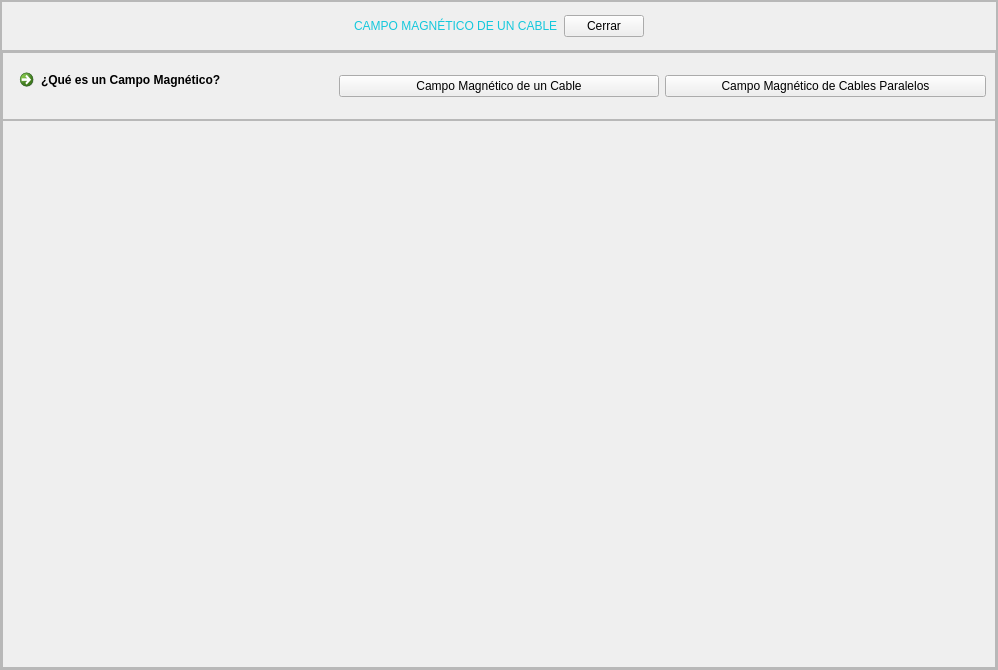
<?xml version="1.0" encoding="UTF-8"?>
<ui version="4.0">
 <class>MainWindow</class>
 <widget class="QMainWindow" name="MainWindow">
  <property name="geometry">
   <rect>
    <x>0</x>
    <y>0</y>
    <width>998</width>
    <height>670</height>
   </rect>
  </property>
  <property name="windowTitle">
   <string>MainWindow</string>
  </property>
  <widget class="QWidget" name="centralwidget">
   <layout class="QVBoxLayout" name="verticalLayout">
    <property name="spacing">
     <number>0</number>
    </property>
    <property name="leftMargin">
     <number>0</number>
    </property>
    <property name="topMargin">
     <number>0</number>
    </property>
    <property name="rightMargin">
     <number>0</number>
    </property>
    <property name="bottomMargin">
     <number>0</number>
    </property>
    <item>
     <widget class="QFrame" name="frame">
      <property name="frameShape">
       <enum>QFrame::StyledPanel</enum>
      </property>
      <property name="frameShadow">
       <enum>QFrame::Raised</enum>
      </property>
      <layout class="QVBoxLayout" name="verticalLayout_2" stretch="1,8">
       <property name="spacing">
        <number>0</number>
       </property>
       <property name="leftMargin">
        <number>0</number>
       </property>
       <property name="topMargin">
        <number>0</number>
       </property>
       <property name="rightMargin">
        <number>0</number>
       </property>
       <property name="bottomMargin">
        <number>0</number>
       </property>
       <item>
        <widget class="QFrame" name="frame_2">
         <property name="maximumSize">
          <size>
           <width>16777215</width>
           <height>50</height>
          </size>
         </property>
         <property name="styleSheet">
          <string notr="true">QLabel{
font: 87 12pt &quot;Arial Black&quot;;
color: rgb(20, 200,220);
}

QPushButton{
	font: 10pt &quot;MS Shell Dlg 2&quot;;
}</string>
         </property>
         <property name="frameShape">
          <enum>QFrame::StyledPanel</enum>
         </property>
         <property name="frameShadow">
          <enum>QFrame::Raised</enum>
         </property>
         <layout class="QHBoxLayout" name="horizontalLayout">
          <item>
           <spacer name="horizontalSpacer">
            <property name="orientation">
             <enum>Qt::Horizontal</enum>
            </property>
            <property name="sizeHint" stdset="0">
             <size>
              <width>261</width>
              <height>20</height>
             </size>
            </property>
           </spacer>
          </item>
          <item>
           <widget class="QLabel" name="label">
            <property name="text">
             <string>CAMPO MAGNÉTICO DE UN CABLE</string>
            </property>
           </widget>
          </item>
          <item>
           <widget class="QPushButton" name="button_cerrar">
            <property name="text">
             <string>Cerrar</string>
            </property>
           </widget>
          </item>
          <item>
           <spacer name="horizontalSpacer_2">
            <property name="orientation">
             <enum>Qt::Horizontal</enum>
            </property>
            <property name="sizeHint" stdset="0">
             <size>
              <width>261</width>
              <height>20</height>
             </size>
            </property>
           </spacer>
          </item>
         </layout>
        </widget>
       </item>
       <item>
        <widget class="QFrame" name="frame_3">
         <property name="frameShape">
          <enum>QFrame::StyledPanel</enum>
         </property>
         <property name="frameShadow">
          <enum>QFrame::Raised</enum>
         </property>
         <layout class="QVBoxLayout" name="verticalLayout_3" stretch="1,8">
          <property name="spacing">
           <number>0</number>
          </property>
          <property name="leftMargin">
           <number>0</number>
          </property>
          <property name="topMargin">
           <number>0</number>
          </property>
          <property name="rightMargin">
           <number>0</number>
          </property>
          <property name="bottomMargin">
           <number>0</number>
          </property>
          <item>
           <widget class="QFrame" name="frame_4">
            <property name="styleSheet">
             <string notr="true">QPushButton{
	font: 10pt &quot;MS Shell Dlg 2&quot;;
}</string>
            </property>
            <property name="frameShape">
             <enum>QFrame::StyledPanel</enum>
            </property>
            <property name="frameShadow">
             <enum>QFrame::Raised</enum>
            </property>
            <layout class="QHBoxLayout" name="horizontalLayout_2">
             <item>
              <widget class="QCommandLinkButton" name="link_Camp_Magne">
               <property name="text">
                <string>¿Qué es un Campo Magnético?</string>
               </property>
              </widget>
             </item>
             <item>
              <widget class="QPushButton" name="button_cable">
               <property name="text">
                <string>Campo Magnético de un Cable</string>
               </property>
              </widget>
             </item>
             <item>
              <widget class="QPushButton" name="button_cables">
               <property name="text">
                <string>Campo Magnético de Cables Paralelos</string>
               </property>
              </widget>
             </item>
            </layout>
           </widget>
          </item>
          <item>
           <widget class="QFrame" name="frame_5">
            <property name="frameShape">
             <enum>QFrame::StyledPanel</enum>
            </property>
            <property name="frameShadow">
             <enum>QFrame::Raised</enum>
            </property>
            <layout class="QVBoxLayout" name="verticalLayout_4">
             <item>
              <widget class="QStackedWidget" name="stackedWidget">
               <property name="currentIndex">
                <number>0</number>
               </property>
               <widget class="QWidget" name="Magne_Cable">
                <layout class="QVBoxLayout" name="verticalLayout_6">
                 <item>
                  <layout class="QVBoxLayout" name="graf_cable"/>
                 </item>
                </layout>
               </widget>
               <widget class="QWidget" name="Magne_Cables_Par">
                <layout class="QVBoxLayout" name="verticalLayout_8">
                 <item>
                  <layout class="QVBoxLayout" name="graf_cables"/>
                 </item>
                </layout>
               </widget>
              </widget>
             </item>
            </layout>
           </widget>
          </item>
         </layout>
        </widget>
       </item>
      </layout>
     </widget>
    </item>
   </layout>
  </widget>
 </widget>
 <resources/>
 <connections/>
</ui>
